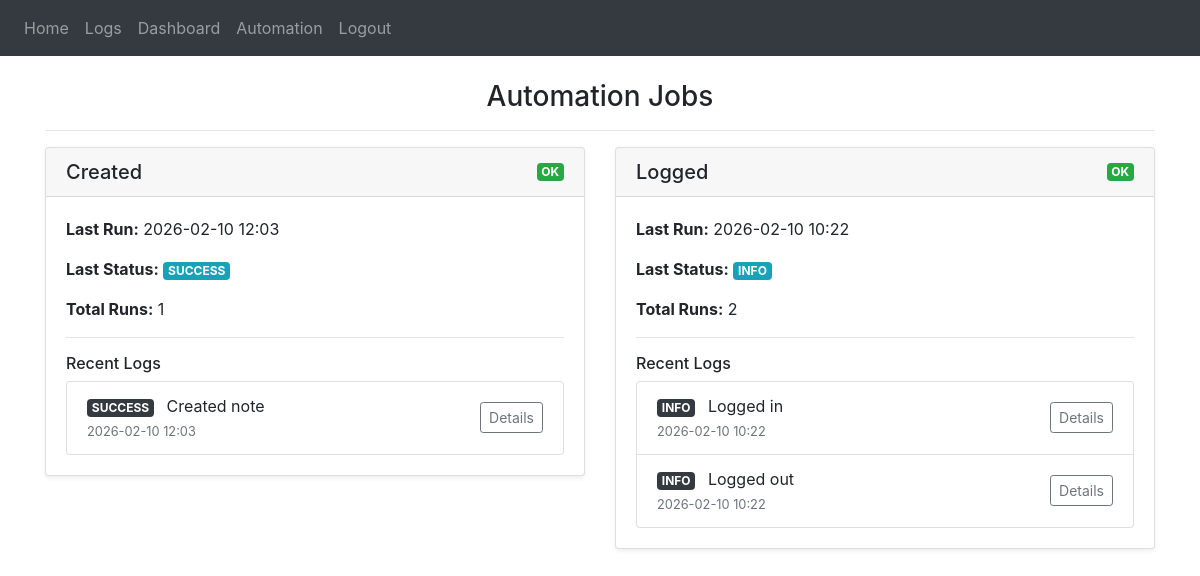
Screenshot of /automation (signed in) with the database file from the repository.
### website/models.py (models this page shows)
class Log(db.Model):
    id = db.Column(db.Integer, primary_key=True)
    user_id = db.Column(db.Integer)
    level = db.Column(db.String(20), default="INFO")
    action = db.Column(db.String(255))
    time = db.Column(db.DateTime(timezone=True), default=func.now())

### website/views.py (the view)
@views.route('/automation')
@login_required
def automation():
    from .models import Log
    logs = Log.query.filter_by(user_id=current_user.id).order_by(Log.time.desc()).all()
    scripts = {}
    for log in logs:
        script_name = (log.action or "").split()[0] if log.action else "UNKNOWN"
        if script_name not in scripts:
            scripts[script_name] = {
                "last_run": log.time,
                "last_status": log.level,
                "total_runs": 0,
                "critical_count": 0,
                "last_critical": None,
                "recent": [],
                "trend": {}
            }
        s = scripts[script_name]
        if log.time > s["last_run"]:
            s["last_run"] = log.time
            s["last_status"] = log.level
        s["total_runs"] += 1
        if log.level == "CRITICAL":
            s["critical_count"] += 1
            if s["last_critical"] is None:
                s["last_critical"] = log
        if len(s["recent"]) < 5:
            s["recent"].append(log)
        d = log.time.strftime("%Y-%m-%d")
        s["trend"][d] = s["trend"].get(d, 0) + 1
    return render_template("automation.html", user=current_user, scripts=scripts)

### website/__init__.py (called while the page is built)
def create_app():
    app = Flask(__name__)
    app.config['SECRET_KEY'] = 'hjshjhdjah kjshkjdhjs'
    app.config['SQLALCHEMY_DATABASE_URI'] = f'sqlite:///{DB_NAME}'
    db.init_app(app)
    from .views import views
    from .auth import auth
    app.register_blueprint(views, url_prefix='/')
    app.register_blueprint(auth, url_prefix='/')
    from .models import User, Note
    with app.app_context():
        db.create_all()
    login_manager = LoginManager()
    login_manager.login_view = 'auth.login'
    login_manager.init_app(app)
    @login_manager.user_loader
    def load_user(id):
        return User.query.get(int(id))
    return app

### website/templates/automation.html (shortened to what this page needs)
{% extends "base.html" %}
{% block content %}
<h3 class="text-center mt-4">Automation Jobs</h3>
<hr>
<div class="row">
  {% for name, info in scripts.items() %}
  {% set health = "OK" %}
  {% if info.critical_count > 0 %}
    {% set health = "FAIL" %}
  {% elif info.last_status in ["WARNING"] %}
    {% set health = "WARN" %}
  {% endif %}
  <div class="col-md-6 mb-4">
    <div class="card shadow-sm">
      <div class="card-header d-flex justify-content-between align-items-center">
        <h5 class="mb-0">{{ name }}</h5>
        {% if health == "OK" %}
          <span class="badge badge-success">OK</span>
        {% elif health == "WARN" %}
          <span class="badge badge-warning">WARN</span>
        {% else %}
          <span class="badge badge-danger">FAIL</span>
        {% endif %}
      </div>
      <div class="card-body">
        <p><strong>Last Run:</strong> {{ info.last_run.strftime("%Y-%m-%d %H:%M") }}</p>
        <p>
          <strong>Last Status:</strong>
          <span class="badge badge-info">{{ info.last_status }}</span>
        </p>
        <p><strong>Total Runs:</strong> {{ info.total_runs }}</p>
        <hr>
        <h6>Recent Logs</h6>
        <ul class="list-group">
          {% for log in info.recent %}
          <li class="list-group-item d-flex justify-content-between align-items-center">
            <div>
              <span class="badge badge-dark">{{ log.level }}</span>
              <span class="ml-2">{{ log.action }}</span>
              <br>
              <small class="text-muted">{{ log.time.strftime("%Y-%m-%d %H:%M") }}</small>
            </div>
            <a href="#" class="btn btn-sm btn-outline-secondary"
               data-toggle="modal" data-target="#detailsModal{{ log.id }}">
              Details
            </a>
          </li>
          {% endfor %}
        </ul>
      </div>
    </div>
  </div>
  {% endfor %}
</div>
{% endblock %}

### rows the page displays
Log: last_run "2026-02-10 12:03", last_status "SUCCESS", level "SUCCESS", action "Created note", time "2026-02-10 12:03"
Log: last_run "2026-02-10 10:22", last_status "INFO", level "INFO", action "Logged in", time "2026-02-10 10:22"
Log: level "INFO", action "Logged out", time "2026-02-10 10:22"

### other values shown
{{ name }} "Created" "Logged"
{{ info.total_runs }} "1" "2"
